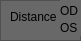
  <widget class="QFrame" name="frame_9">
   <property name="geometry">
    <rect>
     <x>1</x>
     <y>181</y>
     <width>81</width>
     <height>41</height>
    </rect>
   </property>
   <property name="minimumSize">
    <size>
     <width>81</width>
     <height>41</height>
    </size>
   </property>
   <property name="maximumSize">
    <size>
     <width>81</width>
     <height>41</height>
    </size>
   </property>
   <property name="styleSheet">
    <string notr="true">background-color: #686868;</string>
   </property>
   <property name="frameShape">
    <enum>QFrame::StyledPanel</enum>
   </property>
   <property name="frameShadow">
    <enum>QFrame::Raised</enum>
   </property>
   <widget class="QLabel" name="label_18">
    <property name="geometry">
     <rect>
      <x>10</x>
      <y>10</y>
      <width>46</width>
      <height>13</height>
     </rect>
    </property>
    <property name="minimumSize">
     <size>
      <width>46</width>
      <height>13</height>
     </size>
    </property>
    <property name="maximumSize">
     <size>
      <width>46</width>
      <height>13</height>
     </size>
    </property>
    <property name="text">
     <string>Distance</string>
    </property>
   </widget>
   <widget class="QLabel" name="label_19">
    <property name="geometry">
     <rect>
      <x>60</x>
      <y>0</y>
      <width>46</width>
      <height>21</height>
     </rect>
    </property>
    <property name="minimumSize">
     <size>
      <width>46</width>
      <height>21</height>
     </size>
    </property>
    <property name="maximumSize">
     <size>
      <width>46</width>
      <height>21</height>
     </size>
    </property>
    <property name="text">
     <string>OD</string>
    </property>
   </widget>
   <widget class="QLabel" name="label_20">
    <property name="geometry">
     <rect>
      <x>60</x>
      <y>20</y>
      <width>51</width>
      <height>16</height>
     </rect>
    </property>
    <property name="minimumSize">
     <size>
      <width>51</width>
      <height>16</height>
     </size>
    </property>
    <property name="maximumSize">
     <size>
      <width>51</width>
      <height>16</height>
     </size>
    </property>
    <property name="text">
     <string>OS</string>
    </property>
   </widget>
   <widget class="QFrame" name="frame_10">
    <property name="geometry">
     <rect>
      <x>0</x>
      <y>0</y>
      <width>81</width>
      <height>41</height>
     </rect>
    </property>
    <property name="minimumSize">
     <size>
      <width>81</width>
      <height>41</height>
     </size>
    </property>
    <property name="maximumSize">
     <size>
      <width>81</width>
      <height>41</height>
     </size>
    </property>
    <property name="frameShape">
     <enum>QFrame::StyledPanel</enum>
    </property>
    <property name="frameShadow">
     <enum>QFrame::Raised</enum>
    </property>
    <widget class="QLabel" name="label_21">
     <property name="geometry">
      <rect>
       <x>10</x>
       <y>10</y>
       <width>46</width>
       <height>13</height>
      </rect>
     </property>
     <property name="minimumSize">
      <size>
       <width>46</width>
       <height>13</height>
      </size>
     </property>
     <property name="maximumSize">
      <size>
       <width>46</width>
       <height>13</height>
      </size>
     </property>
     <property name="text">
      <string>Distance</string>
     </property>
    </widget>
    <widget class="QLabel" name="label_22">
     <property name="geometry">
      <rect>
       <x>60</x>
       <y>0</y>
       <width>46</width>
       <height>21</height>
      </rect>
     </property>
     <property name="minimumSize">
      <size>
       <width>46</width>
       <height>21</height>
      </size>
     </property>
     <property name="maximumSize">
      <size>
       <width>46</width>
       <height>21</height>
      </size>
     </property>
     <property name="text">
      <string>OD</string>
     </property>
    </widget>
    <widget class="QLabel" name="label_23">
     <property name="geometry">
      <rect>
       <x>60</x>
       <y>20</y>
       <width>51</width>
       <height>16</height>
      </rect>
     </property>
     <property name="minimumSize">
      <size>
       <width>51</width>
       <height>16</height>
      </size>
     </property>
     <property name="maximumSize">
      <size>
       <width>51</width>
       <height>16</height>
      </size>
     </property>
     <property name="text">
      <string>OS</string>
     </property>
    </widget>
   </widget>
  </widget>
